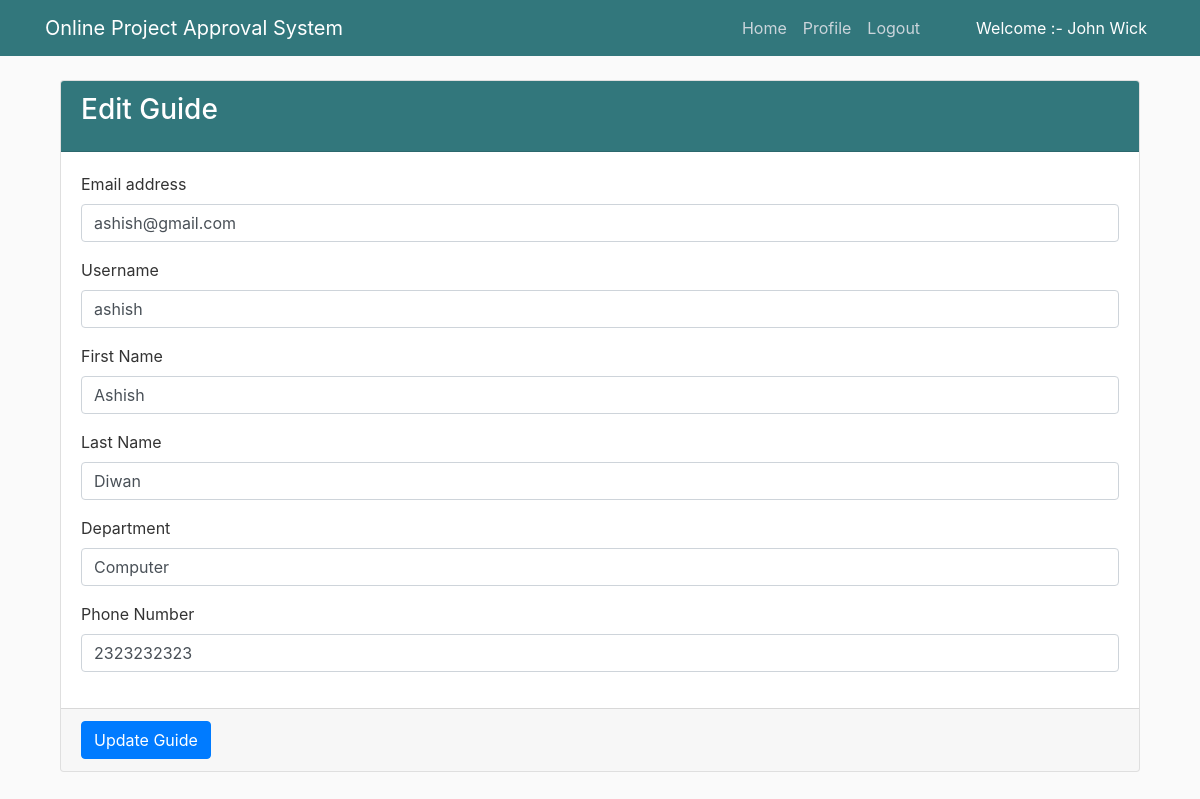
The page /edit_guide/4/ (signed in) on the database its author committed.
### project/models.py (models this page shows, shortened)
class CustomUser(AbstractUser):
    user_type_data = ((1, 'Admin'), (2, 'HOD'), (3, 'Guide'), (4, 'Student'))
    user_type = models.CharField(default = 1, choices = user_type_data, max_length = 10)

class Guide(models.Model):
    id = models.AutoField(primary_key = True)
    admin = models.OneToOneField(CustomUser, on_delete= models.CASCADE)
    phone_number = models.CharField(max_length=50)
    department = models.CharField(max_length=50)
    objects = models.Manager()

### project/adminViews.py (the view)
# urls.py: path('edit_guide/<guide_id>/', adminViews.edit_guide, name="edit_guide"),
def edit_guide(request, guide_id):
    guide = Guide.objects.get(admin=guide_id)
    context = {
        "guide": guide,
        "id": guide_id
    }
    return render(request, "project/admin_templates/edit_guide.html", context)

### project/LoginCheckMiddleWare.py (called while the page is built, shortened)
    def process_view(self, request, view_func, view_args, view_kwargs):
        modulename = view_func.__module__
        user = request.user
        if user.is_authenticated:
            if user.user_type == "1":
                if modulename == "project.adminViews":
                    pass
                elif modulename == "project.views" or modulename == "django.views.static":
                    pass
                else:
                    return redirect("admin_home")
            else:
                return redirect("doLogin")

### project/templates/project/admin_templates/edit_guide.html (shortened to what this page needs)
{% extends 'project/admin_templates/manage_base.html' %}
{% block content %}
{% load static %}
<section class="content">
        <div class="container-fluid">
            <div class="row">
                <div class="col-md-12">
                    <div class="card card-primary">
                    <div class="card-header">
                        <h3 class="card-title">Edit Guide</h3>
                    </div>
                    <form role="form" method="POST" action="{% url 'edit_guide_save' %}">
                        <div class="card-body">
                            <div class="form-group">
                                <label>Email address</label>
                                <input type="email" class="form-control" name="email" value="{{ guide.admin.email }}">
                            </div>
                            <div class="form-group">
                                <label>Username</label>
                                <input type="text" class="form-control" name="username" value="{{ guide.admin.username }}">
                            </div>
                            <div class="form-group">
                                <label>First Name</label>
                                <input type="text" class="form-control" name="first_name" value="{{ guide.admin.first_name }}">
                            </div>
                            <div class="form-group">
                                <label>Last Name</label>
                                <input type="text" class="form-control" name="last_name" value="{{ guide.admin.last_name }}">
                            </div>
                            <div class="form-group">
                                <label>Department</label>
                                <input type="text" class="form-control" name="department" value="{{ guide.department }}">
                            </div>
                            <div class="form-group">
                                <label>Phone Number</label>
                                <input type="text" class="form-control" name="phone_number" value="{{ guide.phone_number }}">
                            </div>
                        </div>
                        <div class="card-footer">
                        <button type="submit" class="btn btn-primary">Update Guide</button>
                        </div>
                    </form>
                    </div>
                </div>
            </div>
        </div>
      </section>
  {% endblock content %}

### project/templates/project/admin_templates/manage_base.html (shortened to what this page needs)
{% load static %}
<!DOCTYPE html>
<html lang="en" dir="ltr">
  <head>
    <link rel="stylesheet" href="https://stackpath.bootstrapcdn.com/bootstrap/4.3.1/css/bootstrap.min.css">
    <link rel="stylesheet" href="{% static "fontawesome-free/css/all.min.css" %}">
  <link rel="stylesheet" href="{% static 'project/main.css' %}">
  </head>
  <body>
    <header class="site-header">
      <nav class="navbar navbar-expand-md navbar-dark bg-steel fixed-top">
        <div class="container">
          <a href="/" class="navbar-brand mr-4" >Online Project Approval System</a>
          <div class="collapse navbar-collapse" id="navbarToggle">
            <div class="navbar-nav">
              {% if user.is_authenticated %}
                <a href="{% url 'admin_home' %}" class="nav-item nav-link">Home</a>
                <a href="{% url 'admin_profile' %}" class="nav-item nav-link">Profile</a>
                <a href="{% url 'logout_user' %}" class="nav-item nav-link">Logout</a>
                <a class="nav-item nav-link pl-5" style="color:white;"> Welcome :- {{ user.first_name }} {{ user.last_name }}</a>
              {% else %}
                <a href="{% url 'project-home' %}" class="nav-item nav-link">Home</a>
                <a href="{% url 'doLogin' %}" class="nav-item nav-link">Login</a>
                <a href="{% url 'project-about' %}" class="nav-item nav-link">About</a>
              {% endif %}
            </div>
          </div>
        </div>
      </nav>
    </header>
   <main role="main" class="container">
      <div class="row">
        <div class="col-md-12">
          {% block content %}
          {% endblock %}
        </div>
      </div>
    </main>
  </body>
</html>

### static/project/main.css (style rules this page uses)
body { background: #fafafa; color: #333333; margin-top: 5rem; }
h1, h2, h3, h4, h5, h6 { color: #444444; }
.bg-steel { background-color: #32777c; }
.site-header .navbar-nav .nav-link { color: #cbd5db; }

### project/templates/project/admin_templates/manage_base.html (style rules this page uses)
.card-header { background-color : #32777c; }
h3 { color:white; }

### rows shown on the page
CustomUser: first_name "John", last_name "Wick"
Guide: email "ashish@gmail.com", username "ashish", first_name "Ashish", last_name "Diwan", department "Computer", phone_number "2323232323"
